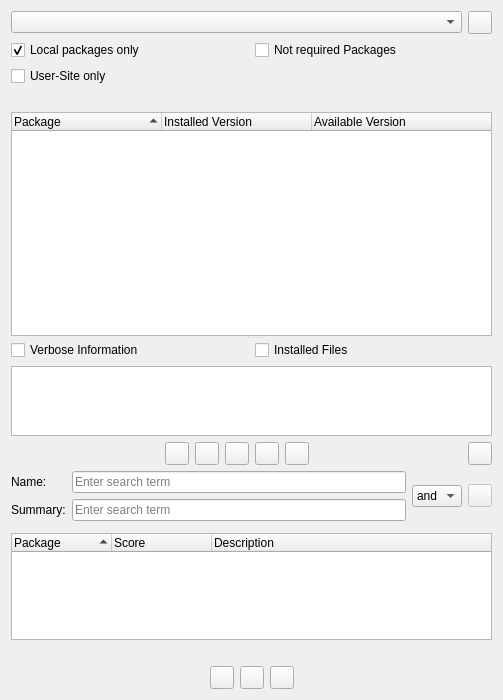
<?xml version="1.0" encoding="UTF-8"?>
<ui version="4.0">
 <class>PipPackagesWidget</class>
 <widget class="QWidget" name="PipPackagesWidget">
  <property name="geometry">
   <rect>
    <x>0</x>
    <y>0</y>
    <width>503</width>
    <height>700</height>
   </rect>
  </property>
  <layout class="QVBoxLayout" name="verticalLayout_5">
   <item>
    <widget class="QWidget" name="baseWidget" native="true">
     <layout class="QVBoxLayout" name="verticalLayout_4">
      <property name="leftMargin">
       <number>0</number>
      </property>
      <property name="topMargin">
       <number>0</number>
      </property>
      <property name="rightMargin">
       <number>0</number>
      </property>
      <property name="bottomMargin">
       <number>0</number>
      </property>
      <item>
       <layout class="QHBoxLayout" name="horizontalLayout">
        <item>
         <widget class="QComboBox" name="environmentsComboBox"/>
        </item>
        <item>
         <widget class="E5ToolButton" name="pipMenuButton"/>
        </item>
       </layout>
      </item>
      <item>
       <layout class="QGridLayout" name="gridLayout_2">
        <item row="0" column="0">
         <widget class="QCheckBox" name="localCheckBox">
          <property name="toolTip">
           <string>Select to show only locally-installed packages</string>
          </property>
          <property name="text">
           <string>Local packages only</string>
          </property>
          <property name="checked">
           <bool>true</bool>
          </property>
         </widget>
        </item>
        <item row="0" column="1">
         <widget class="QCheckBox" name="notRequiredCheckBox">
          <property name="toolTip">
           <string>Select to list packages that are not dependencies of installed packages</string>
          </property>
          <property name="text">
           <string>Not required Packages</string>
          </property>
         </widget>
        </item>
        <item row="1" column="0">
         <widget class="QCheckBox" name="userCheckBox">
          <property name="toolTip">
           <string>Select to show only packages installed to the user-site</string>
          </property>
          <property name="text">
           <string>User-Site only</string>
          </property>
         </widget>
        </item>
       </layout>
      </item>
      <item>
       <widget class="QLabel" name="statusLabel"/>
      </item>
      <item>
       <widget class="QSplitter" name="splitter">
        <property name="orientation">
         <enum>Qt::Vertical</enum>
        </property>
        <widget class="QTreeWidget" name="packagesList">
         <property name="sizePolicy">
          <sizepolicy hsizetype="Expanding" vsizetype="Expanding">
           <horstretch>0</horstretch>
           <verstretch>3</verstretch>
          </sizepolicy>
         </property>
         <property name="alternatingRowColors">
          <bool>true</bool>
         </property>
         <property name="selectionMode">
          <enum>QAbstractItemView::ExtendedSelection</enum>
         </property>
         <property name="rootIsDecorated">
          <bool>false</bool>
         </property>
         <property name="itemsExpandable">
          <bool>false</bool>
         </property>
         <property name="sortingEnabled">
          <bool>true</bool>
         </property>
         <attribute name="headerDefaultSectionSize">
          <number>150</number>
         </attribute>
         <column>
          <property name="text">
           <string>Package</string>
          </property>
         </column>
         <column>
          <property name="text">
           <string>Installed Version</string>
          </property>
         </column>
         <column>
          <property name="text">
           <string>Available Version</string>
          </property>
         </column>
        </widget>
        <widget class="QWidget" name="widget" native="true">
         <property name="sizePolicy">
          <sizepolicy hsizetype="Preferred" vsizetype="Preferred">
           <horstretch>0</horstretch>
           <verstretch>1</verstretch>
          </sizepolicy>
         </property>
         <layout class="QVBoxLayout" name="verticalLayout_3">
          <property name="leftMargin">
           <number>0</number>
          </property>
          <property name="topMargin">
           <number>0</number>
          </property>
          <property name="rightMargin">
           <number>0</number>
          </property>
          <property name="bottomMargin">
           <number>0</number>
          </property>
          <item>
           <layout class="QHBoxLayout" name="horizontalLayout_7">
            <item>
             <widget class="QCheckBox" name="verboseCheckBox">
              <property name="toolTip">
               <string>Select to show verbose package information</string>
              </property>
              <property name="text">
               <string>Verbose Information</string>
              </property>
             </widget>
            </item>
            <item>
             <widget class="QCheckBox" name="installedFilesCheckBox">
              <property name="toolTip">
               <string>Select to show information about installed files</string>
              </property>
              <property name="text">
               <string>Installed Files</string>
              </property>
             </widget>
            </item>
           </layout>
          </item>
          <item>
           <widget class="QTreeWidget" name="infoWidget">
            <property name="sizePolicy">
             <sizepolicy hsizetype="Expanding" vsizetype="Expanding">
              <horstretch>0</horstretch>
              <verstretch>1</verstretch>
             </sizepolicy>
            </property>
            <property name="alternatingRowColors">
             <bool>true</bool>
            </property>
            <property name="rootIsDecorated">
             <bool>false</bool>
            </property>
            <property name="itemsExpandable">
             <bool>false</bool>
            </property>
            <property name="allColumnsShowFocus">
             <bool>true</bool>
            </property>
            <property name="wordWrap">
             <bool>true</bool>
            </property>
            <property name="columnCount">
             <number>2</number>
            </property>
            <attribute name="headerVisible">
             <bool>false</bool>
            </attribute>
            <attribute name="headerStretchLastSection">
             <bool>false</bool>
            </attribute>
            <column>
             <property name="text">
              <string notr="true">1</string>
             </property>
            </column>
            <column>
             <property name="text">
              <string notr="true">2</string>
             </property>
            </column>
           </widget>
          </item>
         </layout>
        </widget>
       </widget>
      </item>
      <item>
       <layout class="QHBoxLayout" name="horizontalLayout_2">
        <item>
         <spacer name="horizontalSpacer">
          <property name="orientation">
           <enum>Qt::Horizontal</enum>
          </property>
          <property name="sizeHint" stdset="0">
           <size>
            <width>40</width>
            <height>20</height>
           </size>
          </property>
         </spacer>
        </item>
        <item>
         <widget class="QToolButton" name="refreshButton">
          <property name="toolTip">
           <string>Press to refresh the lists</string>
          </property>
         </widget>
        </item>
        <item>
         <widget class="QToolButton" name="upgradeButton">
          <property name="toolTip">
           <string>Press to upgrade the selected packages</string>
          </property>
         </widget>
        </item>
        <item>
         <widget class="QToolButton" name="upgradeAllButton">
          <property name="toolTip">
           <string>Press to upgrade all listed packages</string>
          </property>
         </widget>
        </item>
        <item>
         <widget class="QToolButton" name="uninstallButton">
          <property name="toolTip">
           <string>Press to uninstall the selected package</string>
          </property>
         </widget>
        </item>
        <item>
         <widget class="QToolButton" name="showPackageDetailsButton">
          <property name="toolTip">
           <string>Press to show details for the selected entry</string>
          </property>
         </widget>
        </item>
        <item>
         <spacer name="horizontalSpacer_2">
          <property name="orientation">
           <enum>Qt::Horizontal</enum>
          </property>
          <property name="sizeHint" stdset="0">
           <size>
            <width>40</width>
            <height>20</height>
           </size>
          </property>
         </spacer>
        </item>
        <item>
         <widget class="QToolButton" name="searchToggleButton">
          <property name="toolTip">
           <string>Toggle to show or hide the search window</string>
          </property>
          <property name="checkable">
           <bool>true</bool>
          </property>
         </widget>
        </item>
       </layout>
      </item>
     </layout>
    </widget>
   </item>
   <item>
    <widget class="QWidget" name="searchWidget" native="true">
     <layout class="QVBoxLayout" name="verticalLayout_2">
      <property name="leftMargin">
       <number>0</number>
      </property>
      <property name="topMargin">
       <number>0</number>
      </property>
      <property name="rightMargin">
       <number>0</number>
      </property>
      <property name="bottomMargin">
       <number>0</number>
      </property>
      <item>
       <layout class="QGridLayout" name="gridLayout">
        <item row="0" column="0">
         <widget class="QLabel" name="label">
          <property name="text">
           <string>Name:</string>
          </property>
         </widget>
        </item>
        <item row="0" column="1">
         <widget class="QLineEdit" name="searchEditName">
          <property name="toolTip">
           <string>Enter the search term for the package name</string>
          </property>
          <property name="placeholderText">
           <string>Enter search term</string>
          </property>
         </widget>
        </item>
        <item row="0" column="2" rowspan="2">
         <widget class="QComboBox" name="searchTermCombineComboBox">
          <property name="toolTip">
           <string>Select the search term combination operation</string>
          </property>
          <item>
           <property name="text">
            <string notr="true">and</string>
           </property>
          </item>
          <item>
           <property name="text">
            <string notr="true">or</string>
           </property>
          </item>
         </widget>
        </item>
        <item row="1" column="0">
         <widget class="QLabel" name="label_2">
          <property name="text">
           <string>Summary:</string>
          </property>
         </widget>
        </item>
        <item row="1" column="1">
         <widget class="QLineEdit" name="searchEditSummary">
          <property name="toolTip">
           <string>Enter the search term for the package summary</string>
          </property>
          <property name="placeholderText">
           <string>Enter search term</string>
          </property>
         </widget>
        </item>
        <item row="0" column="3" rowspan="2">
         <widget class="QToolButton" name="searchButton">
          <property name="enabled">
           <bool>false</bool>
          </property>
          <property name="toolTip">
           <string>Press to start the search</string>
          </property>
         </widget>
        </item>
       </layout>
      </item>
      <item>
       <widget class="QWidget" name="searchOptionsWidget" native="true">
        <layout class="QVBoxLayout" name="verticalLayout">
         <property name="leftMargin">
          <number>0</number>
         </property>
         <property name="topMargin">
          <number>0</number>
         </property>
         <property name="rightMargin">
          <number>0</number>
         </property>
         <property name="bottomMargin">
          <number>0</number>
         </property>
        </layout>
       </widget>
      </item>
      <item>
       <widget class="QTreeWidget" name="searchResultList">
        <property name="alternatingRowColors">
         <bool>true</bool>
        </property>
        <property name="selectionMode">
         <enum>QAbstractItemView::ExtendedSelection</enum>
        </property>
        <property name="sortingEnabled">
         <bool>true</bool>
        </property>
        <property name="allColumnsShowFocus">
         <bool>true</bool>
        </property>
        <property name="wordWrap">
         <bool>true</bool>
        </property>
        <column>
         <property name="text">
          <string>Package</string>
         </property>
        </column>
        <column>
         <property name="text">
          <string>Score</string>
         </property>
        </column>
        <column>
         <property name="text">
          <string>Description</string>
         </property>
        </column>
       </widget>
      </item>
      <item>
       <widget class="QLabel" name="searchInfoLabel"/>
      </item>
      <item>
       <layout class="QHBoxLayout" name="horizontalLayout_3">
        <item>
         <spacer name="horizontalSpacer_3">
          <property name="orientation">
           <enum>Qt::Horizontal</enum>
          </property>
          <property name="sizeHint" stdset="0">
           <size>
            <width>40</width>
            <height>20</height>
           </size>
          </property>
         </spacer>
        </item>
        <item>
         <widget class="QToolButton" name="installButton">
          <property name="toolTip">
           <string>Press to install the selected package</string>
          </property>
         </widget>
        </item>
        <item>
         <widget class="QToolButton" name="installUserSiteButton">
          <property name="toolTip">
           <string>Press to install the selected package to the user site</string>
          </property>
         </widget>
        </item>
        <item>
         <widget class="QToolButton" name="showDetailsButton">
          <property name="toolTip">
           <string>Press to show details for the selected entry</string>
          </property>
         </widget>
        </item>
        <item>
         <spacer name="horizontalSpacer_4">
          <property name="orientation">
           <enum>Qt::Horizontal</enum>
          </property>
          <property name="sizeHint" stdset="0">
           <size>
            <width>40</width>
            <height>20</height>
           </size>
          </property>
         </spacer>
        </item>
       </layout>
      </item>
     </layout>
    </widget>
   </item>
  </layout>
 </widget>
 <customwidgets>
  <customwidget>
   <class>E5ToolButton</class>
   <extends>QToolButton</extends>
   <header>E5Gui/E5ToolButton.h</header>
  </customwidget>
 </customwidgets>
 <tabstops>
  <tabstop>environmentsComboBox</tabstop>
  <tabstop>pipMenuButton</tabstop>
  <tabstop>localCheckBox</tabstop>
  <tabstop>notRequiredCheckBox</tabstop>
  <tabstop>userCheckBox</tabstop>
  <tabstop>packagesList</tabstop>
  <tabstop>verboseCheckBox</tabstop>
  <tabstop>installedFilesCheckBox</tabstop>
  <tabstop>infoWidget</tabstop>
  <tabstop>refreshButton</tabstop>
  <tabstop>upgradeButton</tabstop>
  <tabstop>upgradeAllButton</tabstop>
  <tabstop>uninstallButton</tabstop>
  <tabstop>showPackageDetailsButton</tabstop>
  <tabstop>searchToggleButton</tabstop>
  <tabstop>searchEditName</tabstop>
  <tabstop>searchTermCombineComboBox</tabstop>
  <tabstop>searchEditSummary</tabstop>
  <tabstop>searchButton</tabstop>
  <tabstop>searchResultList</tabstop>
  <tabstop>installButton</tabstop>
  <tabstop>installUserSiteButton</tabstop>
  <tabstop>showDetailsButton</tabstop>
 </tabstops>
 <resources/>
 <connections/>
</ui>
